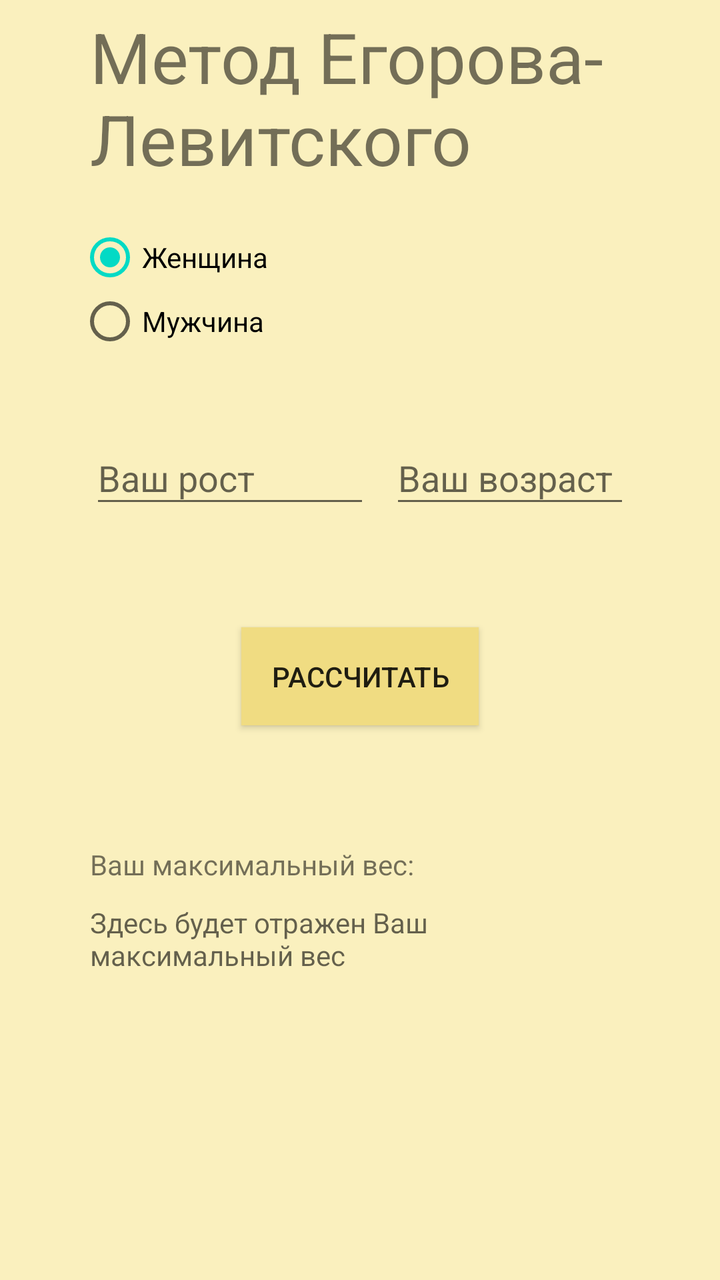
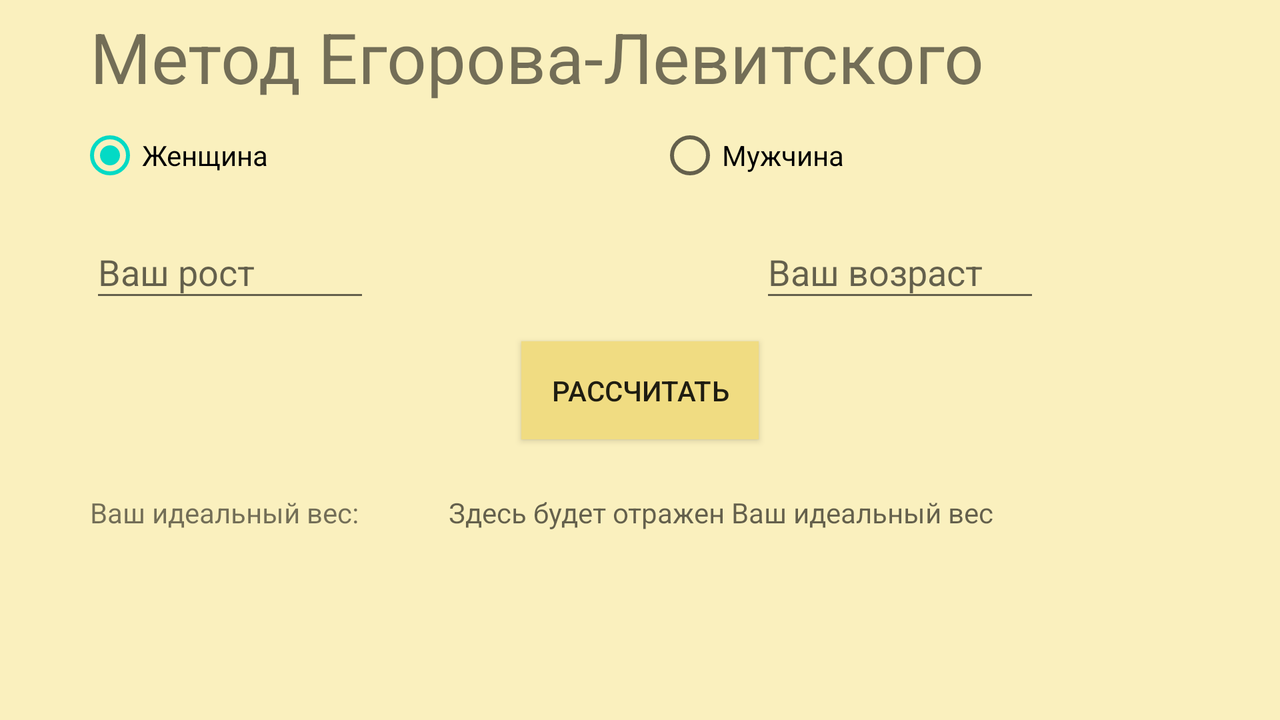

Two renders of one Android screen. The first uses the default layout on a phone; the second uses the alternative layout the repository ships for a different screen configuration, on a matching device. The two XML files are below.
<!-- AndroidManifest.xml: application theme AppTheme.NoActionBar -->
<!-- res/layout/table_egorov_levitsky.xml -->
<?xml version="1.0" encoding="utf-8"?>
<androidx.constraintlayout.widget.ConstraintLayout xmlns:android="http://schemas.android.com/apk/res/android"
xmlns:app="http://schemas.android.com/apk/res-auto"
xmlns:tools="http://schemas.android.com/tools"
android:layout_width="match_parent"
android:background="#FAF0BE"
android:layout_height="match_parent"
tools:context=".TableEgorovLevitsky">

    <TextView
        android:id="@+id/textTitle"
        android:layout_width="0dp"
        android:layout_height="wrap_content"
        android:layout_marginStart="45dp"
        android:layout_marginTop="5dp"
        android:layout_marginEnd="45dp"
        android:text="@string/table_egorov_levitsky"
        android:textSize="35sp"
        app:layout_constraintEnd_toEndOf="parent"
        app:layout_constraintStart_toStartOf="parent"
        app:layout_constraintTop_toTopOf="parent" />

<RadioGroup
    android:id="@+id/gender"
    android:layout_width="match_parent"
    android:layout_height="wrap_content"
    android:layout_marginStart="15dp"
    android:layout_marginTop="20dp"
    android:layout_marginEnd="45dp"
    android:orientation="vertical"
    app:layout_constraintEnd_toEndOf="parent"
    app:layout_constraintStart_toStartOf="parent"
    app:layout_constraintTop_toBottomOf="@+id/textTitle">

    <RadioButton
        android:id="@+id/radio_woman"
        android:layout_width="match_parent"
        android:layout_height="wrap_content"
        android:layout_marginLeft="24dp"
        android:checked="true"
        android:layout_weight="1"
        android:text="@string/woman" />

    <RadioButton
        android:id="@+id/radio_man"
        android:layout_width="match_parent"
        android:layout_height="wrap_content"
        android:layout_marginLeft="24dp"
        android:layout_weight="1"
        android:text="@string/man" />
</RadioGroup>


    <com.google.android.material.textfield.TextInputLayout
        android:id="@+id/textInputLayout"
        android:layout_width="140dp"
        android:layout_height="57dp"
        android:layout_marginStart="45dp"
        android:layout_marginTop="30dp"
        android:hint="@string/height"
        app:layout_constraintStart_toStartOf="parent"
        app:layout_constraintTop_toBottomOf="@+id/gender">

        <com.google.android.material.textfield.TextInputEditText
            android:id="@+id/input_height"
            android:layout_width="match_parent"
            android:layout_height="wrap_content"
            android:inputType="number" />
    </com.google.android.material.textfield.TextInputLayout>

    <com.google.android.material.textfield.TextInputLayout
        android:id="@+id/textInputLayout2"
        android:layout_width="0dp"
        android:layout_height="57dp"
        android:layout_marginStart="10dp"
        android:layout_marginTop="30dp"
        android:layout_marginEnd="45dp"
        android:hint="@string/age"
        app:layout_constraintEnd_toEndOf="parent"
        app:layout_constraintHorizontal_bias="0.0"
        app:layout_constraintStart_toEndOf="@+id/textInputLayout"
        app:layout_constraintTop_toBottomOf="@+id/gender">

        <com.google.android.material.textfield.TextInputEditText
            android:id="@+id/input_age"
            android:layout_width="match_parent"
            android:layout_height="wrap_content"
            android:inputType="number" />
    </com.google.android.material.textfield.TextInputLayout>

    <Button
    android:id="@+id/calculate"
    android:layout_width="wrap_content"
    android:layout_height="wrap_content"
    android:layout_marginStart="147dp"
    android:layout_marginTop="50dp"
    android:layout_marginEnd="147dp"
    android:background="#F0DC82"
    android:padding="15dp"
    android:gravity="center"
    android:text="@string/calculate"
    app:layout_constraintEnd_toEndOf="parent"
    app:layout_constraintStart_toStartOf="parent"
    app:layout_constraintTop_toBottomOf="@+id/textInputLayout" />

<TextView
    android:id="@+id/weight"
    android:layout_width="0dp"
    android:layout_height="wrap_content"
    android:layout_marginStart="45dp"
    android:layout_marginTop="60dp"
    android:layout_marginEnd="45dp"
    android:text="@string/weight_max"
    app:layout_constraintEnd_toEndOf="parent"
    app:layout_constraintHorizontal_bias="0.0"
    app:layout_constraintStart_toStartOf="parent"
    app:layout_constraintTop_toBottomOf="@+id/calculate" />

<TextView
    android:id="@+id/weight_value"
    android:layout_width="0dp"
    android:layout_height="wrap_content"
    android:layout_marginStart="45dp"
    android:layout_marginTop="10dp"
    android:layout_marginEnd="45dp"
    android:textSize="40sp"
    android:hint="@string/nothing"
    app:layout_constraintEnd_toEndOf="parent"
    app:layout_constraintHorizontal_bias="0.0"
    app:layout_constraintStart_toStartOf="parent"
    app:layout_constraintTop_toBottomOf="@+id/weight" />

<TextView
    android:id="@+id/weight_temp"
    android:layout_width="0dp"
    android:layout_height="wrap_content"
    android:layout_marginStart="45dp"
    android:layout_marginTop="10dp"
    android:layout_marginEnd="45dp"
    android:hint="@string/weight_value_max"
    app:layout_constraintEnd_toEndOf="parent"
    app:layout_constraintHorizontal_bias="0.0"
    app:layout_constraintStart_toStartOf="parent"
    app:layout_constraintTop_toBottomOf="@+id/weight" />

</androidx.constraintlayout.widget.ConstraintLayout>
<!-- resources referenced by this layout -->
<resources>
  <string name="age">Ваш возраст</string>
  <string name="calculate">Рассчитать</string>
  <string name="height">Ваш рост</string>
  <string name="man">Мужчина</string>
  <string name="nothing"> </string>
  <string name="table_egorov_levitsky">"Метод Егорова-Левитского"</string>
  <string name="weight_max">Ваш максимальный вес: </string>
  <string name="weight_value_max">Здесь будет отражен Ваш максимальный вес</string>
  <string name="woman">Женщина</string>
  <style name="AppTheme.NoActionBar">
          <item name="windowActionBar">false</item>
          <item name="windowNoTitle">true</item>
      </style>
</resources>
<!-- res/layout-land/table_egorov_levitsky.xml (the repository's variant of the layout above) -->
<!-- drawn on the phone turned sideways -->
<?xml version="1.0" encoding="utf-8"?>
<androidx.constraintlayout.widget.ConstraintLayout xmlns:android="http://schemas.android.com/apk/res/android"
xmlns:app="http://schemas.android.com/apk/res-auto"
xmlns:tools="http://schemas.android.com/tools"
android:layout_width="match_parent"
android:background="#FAF0BE"
android:layout_height="match_parent"
tools:context=".TableEgorovLevitsky">

    <TextView
        android:id="@+id/textTitle"
        android:layout_width="0dp"
        android:layout_height="wrap_content"
        android:layout_marginStart="45dp"
        android:layout_marginTop="5dp"
        android:layout_marginEnd="45dp"
        android:text="@string/table_egorov_levitsky"
        android:textSize="35sp"
        app:layout_constraintEnd_toEndOf="parent"
        app:layout_constraintStart_toStartOf="parent"
        app:layout_constraintTop_toTopOf="parent" />

    <RadioGroup
        android:id="@+id/gender"
        android:layout_width="match_parent"
        android:layout_height="wrap_content"
        android:layout_marginStart="15dp"
        android:layout_marginTop="10dp"
        android:layout_marginEnd="45dp"
        android:orientation="horizontal"
        app:layout_constraintEnd_toEndOf="parent"
        app:layout_constraintStart_toStartOf="parent"
        app:layout_constraintTop_toBottomOf="@+id/textTitle">

        <RadioButton
            android:id="@+id/radio_woman"
            android:layout_width="match_parent"
            android:layout_height="wrap_content"
            android:layout_marginLeft="24dp"
            android:layout_weight="1"
            android:checked="true"
            android:text="@string/woman" />

        <RadioButton
            android:id="@+id/radio_man"
            android:layout_width="match_parent"
            android:layout_height="wrap_content"
            android:layout_marginLeft="24dp"
            android:layout_weight="1"
            android:text="@string/man" />
    </RadioGroup>


    <com.google.android.material.textfield.TextInputLayout
        android:id="@+id/textInputLayout"
        android:layout_width="140dp"
        android:layout_height="57dp"
        android:layout_marginStart="45dp"
        android:layout_marginTop="10dp"
        android:hint="@string/height"
        app:layout_constraintStart_toStartOf="parent"
        app:layout_constraintTop_toBottomOf="@+id/gender">

        <com.google.android.material.textfield.TextInputEditText
            android:id="@+id/input_height"
            android:layout_width="match_parent"
            android:layout_height="wrap_content"
            android:inputType="number" />
    </com.google.android.material.textfield.TextInputLayout>

    <com.google.android.material.textfield.TextInputLayout
        android:id="@+id/textInputLayout2"
        android:layout_width="140dp"
        android:layout_height="57dp"
        android:layout_marginStart="195dp"
        android:layout_marginTop="10dp"
        android:hint="@string/age"
        app:layout_constraintStart_toEndOf="@+id/textInputLayout"
        app:layout_constraintTop_toBottomOf="@+id/gender">

        <com.google.android.material.textfield.TextInputEditText
            android:id="@+id/input_age"
            android:layout_width="match_parent"
            android:layout_height="wrap_content"
            android:inputType="number" />
    </com.google.android.material.textfield.TextInputLayout>

    <Button
        android:id="@+id/calculate"
        android:layout_width="wrap_content"
        android:layout_height="wrap_content"
        android:layout_marginStart="147dp"
        android:layout_marginTop="10dp"
        android:layout_marginEnd="147dp"
        android:background="#F0DC82"
        android:gravity="center"
        android:padding="15dp"
        android:text="@string/calculate"
        app:layout_constraintEnd_toEndOf="parent"
        app:layout_constraintStart_toStartOf="parent"
        app:layout_constraintTop_toBottomOf="@+id/textInputLayout" />


    <TextView
        android:id="@+id/weight"
        android:layout_width="wrap_content"
        android:layout_height="18dp"
        android:layout_marginStart="45dp"
        android:layout_marginTop="27dp"
        android:text="@string/weight"
        app:layout_constraintEnd_toStartOf="@+id/weight_value"
        app:layout_constraintStart_toStartOf="parent"
        app:layout_constraintTop_toBottomOf="@+id/calculate" />

    <TextView
        android:id="@+id/weight_value"
        android:layout_width="0dp"
        android:layout_height="wrap_content"
        android:layout_marginStart="10dp"
        android:layout_marginTop="10dp"
        android:layout_marginEnd="45dp"
        android:hint="@string/nothing"
        android:textSize="30sp"
        app:layout_constraintEnd_toEndOf="parent"
        app:layout_constraintStart_toEndOf="@+id/weight"
        app:layout_constraintTop_toBottomOf="@+id/calculate" />

    <TextView
        android:id="@+id/weight_temp"
        android:layout_width="0dp"
        android:layout_height="wrap_content"
        android:layout_marginStart="45dp"
        android:layout_marginTop="27dp"
        android:layout_marginEnd="45dp"
        android:hint="@string/weight_value"
        app:layout_constraintEnd_toEndOf="parent"
        app:layout_constraintHorizontal_bias="0.0"
        app:layout_constraintStart_toEndOf="@+id/weight"
        app:layout_constraintTop_toBottomOf="@+id/calculate" />

</androidx.constraintlayout.widget.ConstraintLayout>
<!-- resources referenced by the variant -->
<!-- as the phone turned sideways resolves them -->
<resources>
  <string name="age">Ваш возраст</string>
  <string name="calculate">Рассчитать</string>
  <string name="height">Ваш рост</string>
  <string name="man">Мужчина</string>
  <string name="nothing"> </string>
  <string name="table_egorov_levitsky">"Метод Егорова-Левитского"</string>
  <string name="weight">Ваш идеальный вес: </string>
  <string name="weight_value">Здесь будет отражен Ваш идеальный вес</string>
  <string name="woman">Женщина</string>
  <style name="AppTheme.NoActionBar">
          <item name="windowActionBar">false</item>
          <item name="windowNoTitle">true</item>
      </style>
</resources>
